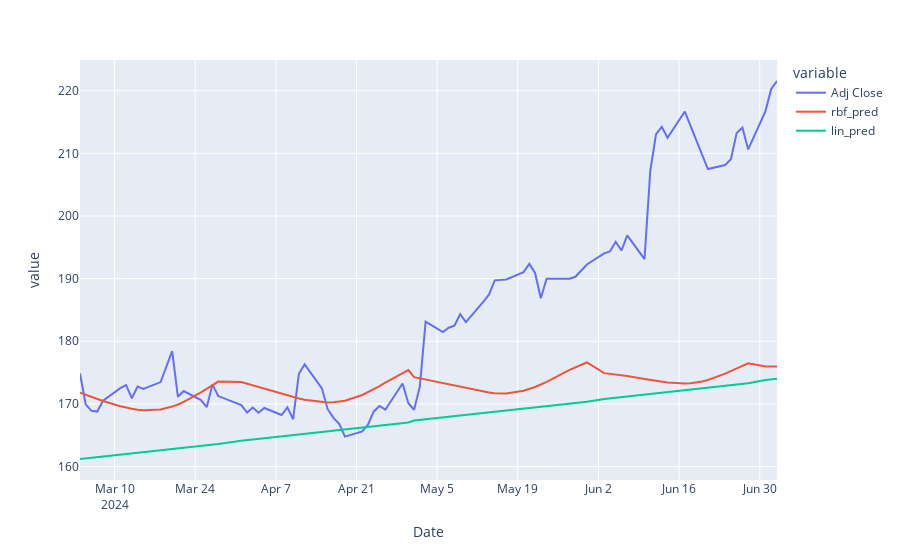

Here is the notebook cell this chart was saved with:
### Code cell
px.line(df_1,
        y=['Adj Close','rbf_pred','lin_pred'],
        x=df_1.index
        )
